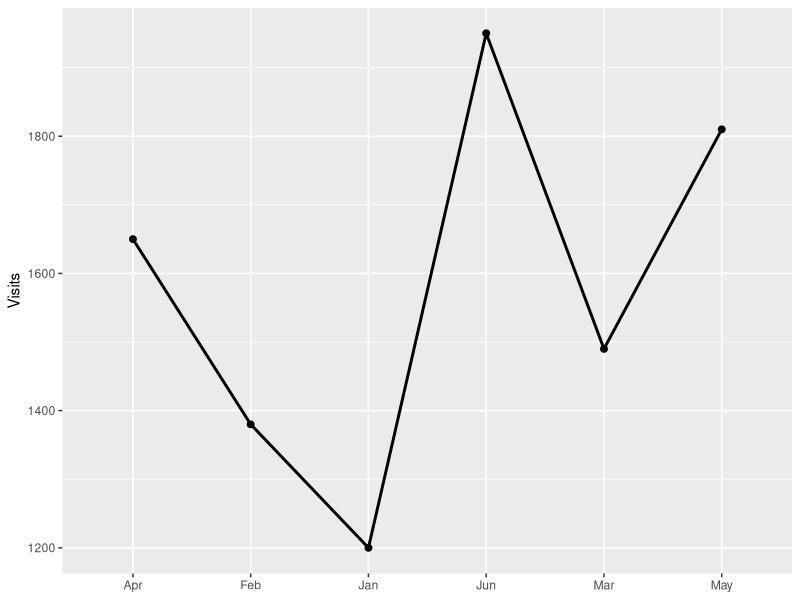
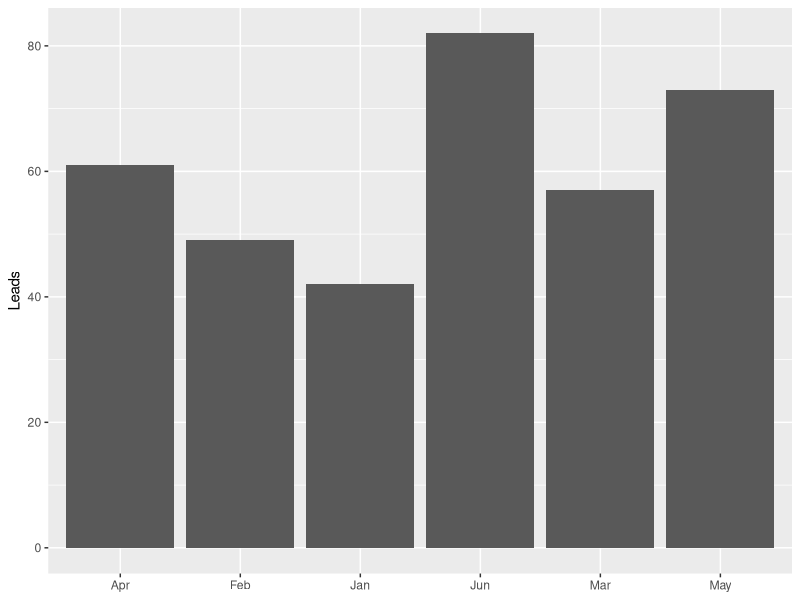
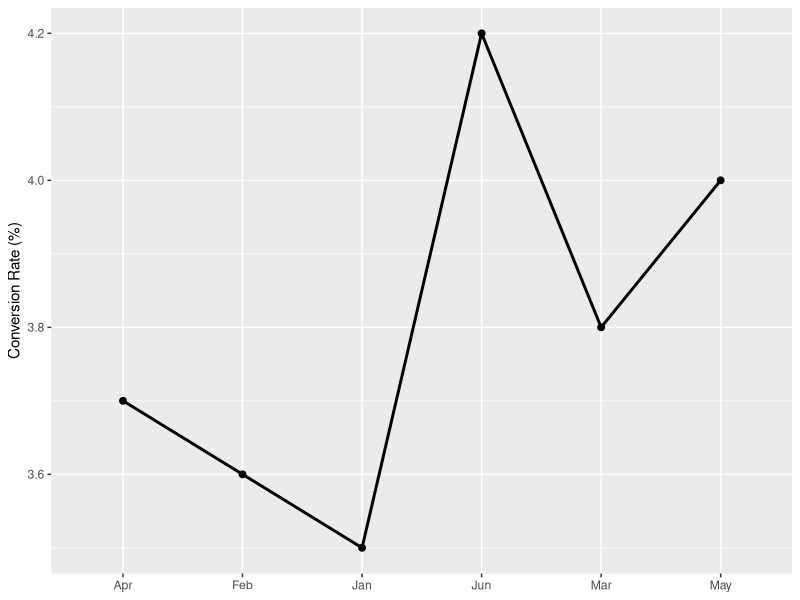

Write R code to recreate these figures, in order.
## ---- chunk 1
library(readr)
library(ggplot2)
library(dplyr)
marketing <- read_csv("marketing_data.csv", show_col_types = FALSE)
## ---- chunk 2
latest <- marketing |> slice_tail(n = 1)

cat(sprintf("Latest Month: %s\n", latest$month))
cat(sprintf("Visits: %s\n", latest$visits))
cat(sprintf("Leads: %s\n", latest$leads))
cat(sprintf("Conversion Rate: %.1f%%\n", latest$conversion_rate))
## ---- chunk 3
ggplot(marketing, aes(x = month, y = visits, group = 1)) +
  geom_line(linewidth = 1) +
  geom_point(size = 2) +
  labs(x = NULL, y = "Visits")
## ---- chunk 4
ggplot(marketing, aes(x = month, y = leads)) +
  geom_col() +
  labs(x = NULL, y = "Leads")
## ---- chunk 5
ggplot(marketing, aes(x = month, y = conversion_rate, group = 1)) +
  geom_line(linewidth = 1) +
  geom_point(size = 2) +
  labs(x = NULL, y = "Conversion Rate (%)")
